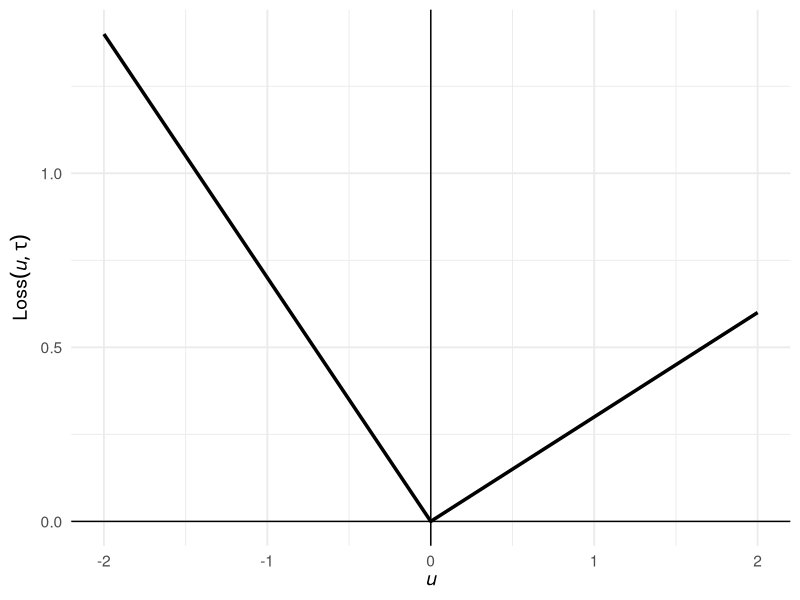
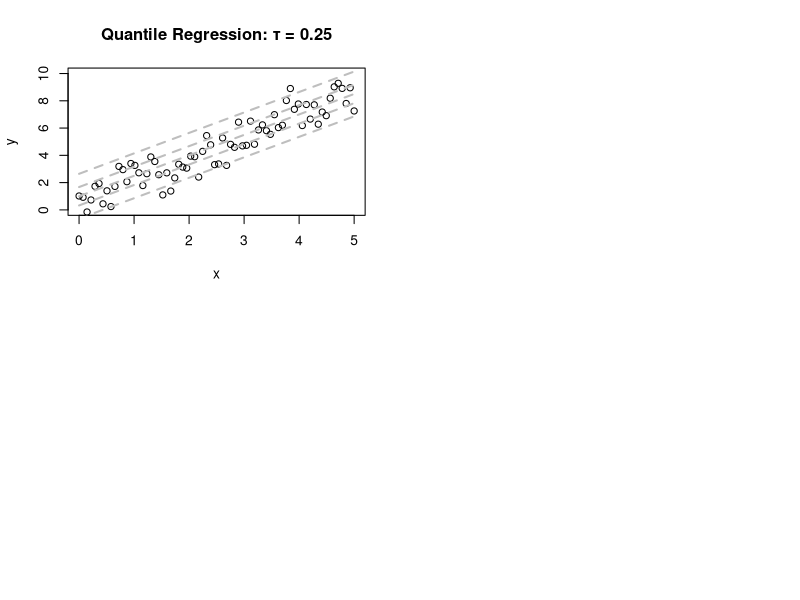

Reproduce these figures in R, in order. (Note: this script raises an error after producing the figures.)
library(ggplot2)

# Figure 2.1
loss <- function(x, tau) {
  x * (tau - ifelse(x < 0, 1, 0))
}


x_values <- seq(-2, 2, by = 0.001)  
tau <- 0.3                        
loss_values <- loss(x_values, tau) 

data <- data.frame(x = x_values, loss = loss_values)


ggplot(data, aes(x = x, y = loss)) +
  geom_line(color = "black", linewidth = 1.2) +         
  geom_vline(xintercept = 0, color = "black") + 
  geom_hline(yintercept = 0, color = "black") + 
  labs(
       x = expression(italic(u)), 
       y = expression(Loss(italic(u), tau))) +    
  theme_minimal(base_size = 14) +                
  theme(plot.title = element_text(hjust = 0.5))  


# Figure 2.2

#install.packages("quantreg")
library(quantreg)

dgp=function(b_0=1,b_1=1.5,x,eps){
  y=b_0+b_1*x+eps
}
x=seq(from=0,to=5,length.out=70)

set.seed(10)
eps=rnorm(70)
y=dgp(x=x,eps=eps)
data=data.frame(y,x)
lm_reg=lm(y~x) # LM
quantiles=c(0.05, 0.25, 0.50, 0.75, 0.95)

par(mfrow=c(2,2))  

# Plot 1: Quantile Regression τ = 0.25
plot(x, y, ylim=c(0,10), main="Quantile Regression: τ = 0.25")
for (i in quantiles){
  qt = dgp(x=x, eps=qnorm(i))
  lines(x, qt, col="grey", lty=2, lw=2)  
}
abline(q_0.25, col="black", lw=2, lty=1)  

# Plot 2: Quantile Regression τ = 0.75
plot(x, y, ylim=c(0,10), main="Quantile Regression: τ = 0.75")
for (i in quantiles){
  qt = dgp(x=x, eps=qnorm(i))
  lines(x, qt, col="grey", lty=2, lw=2)
}
abline(q_0.75, col="black", lw=2, lty=1)

y[69]=40

# Plot 3: OLS vs Quantile Regression 
plot(x, y, ylim=c(0,10), main="OLS")
abline(lm(y~x), col="red", lw=2, lty=1)  # OLS after outlier
abline(lm_reg, col="red", lty=2, lw=2)  # OLS before outlier

# Plot 4: Quantile Regression τ = 0.95
plot(x, y, ylim=c(0,10), main="Quantile Regression: τ = 0.95")
abline(rq(y~x, tau=0.95), col="black", lw=2, lty=1)
abline(q_0.95, col="black", lw=2, lty=2)


q_0.25=rq(y~x,tau=0.25,data=data)
q_0.50=rq(y~x,tau=0.5,data=data)
q_0.75=rq(y~x,tau=0.75,data=data)
q_0.95=rq(y~x,tau=0.95,data=data)

